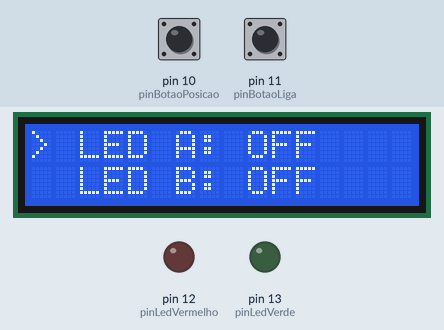
Recording of a sketch running on a simulated Arduino Uno, built with avr-gcc and run on an emulated ATmega328P. Shown: 16×2 character LCD, output pins drawn as LEDs (lit = HIGH). Dashed ring = blinking. The test bench sets the inputs (shaded band); at power-on: pin 11 (pinBotaoLiga) LOW, pin 10 (pinBotaoPosicao) LOW.

Above: at 1.2 s.
1.3 s: pin 11 (pinBotaoLiga) pulled HIGH for 0.15 s
At 2.3 s:
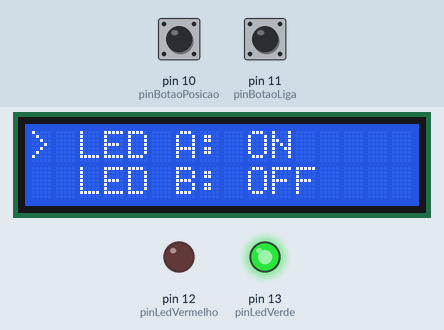
2.9 s: pin 10 (pinBotaoPosicao) pulled HIGH for 0.15 s
At 3.5 s:
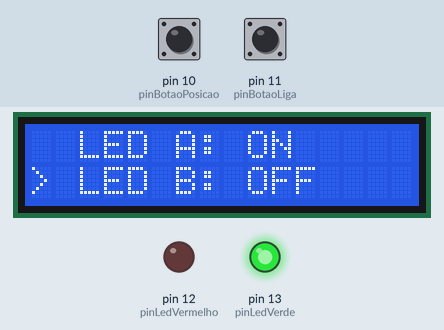
4.5 s: pin 10 (pinBotaoPosicao) pulled HIGH for 1 s
At 5.9 s:
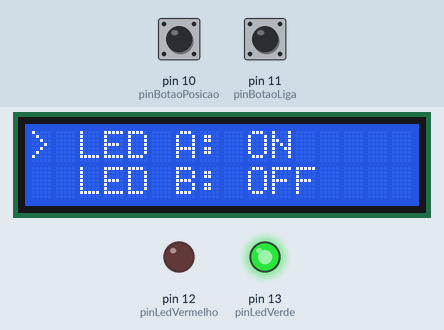
7.0 s: pin 10 (pinBotaoPosicao) pulled HIGH for 3.2 s
At 7.8 s:
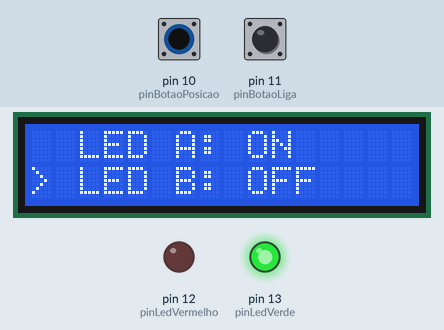
11.7 s: pin 11 (pinBotaoLiga) pulsed HIGH 5 times (0.12 s each, 0.3 s apart)
At 12.15 s:
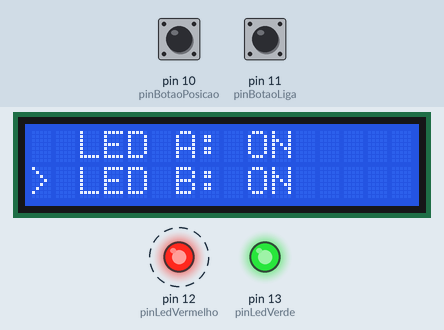
Timing chart, 0 to 14.7 s (numbered marks = the images above; inputs shaded):
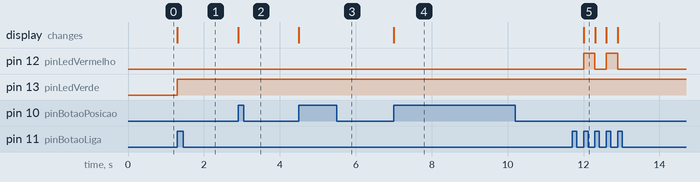

Measured:
- after the input at 1.3 s, pin 13 (pinLedVerde): LOW → HIGH at once; the display: changes at once (image 1)
- after the input at 2.9 s, the display: changes at once (image 2)
- after the input at 4.5 s, the display: changes at once (image 3)
- after the input at 7.0 s, the display: changes at once (image 4)
- after the input at 11.7 s, pin 12 (pinLedVermelho): alternates HIGH for 0.30 s and LOW for 0.30 s, 4 changes in all, then stays LOW, starting after 0.30 s; the display: changes after 0.30 s (image 5)

The sketch:

aula_36_altern_ncia1.ino
```cpp
#include <LiquidCrystal_I2C.h>

LiquidCrystal_I2C lcd(0x27, 16, 2);

#define pinLedVerde 13
#define pinLedVermelho 12

#define pinBotaoLiga 11
#define pinBotaoPosicao 10

int led = 13;

void setup() {
  // Configura os pinos como entrada ou saída
  pinMode(pinBotaoLiga, INPUT);
  pinMode(pinBotaoPosicao, INPUT);

  pinMode(pinLedVerde, OUTPUT);
  pinMode(pinLedVermelho, OUTPUT);

  // Inicializa o LCD
  lcd.init();
  lcd.backlight();
  Serial.begin(9600);

  // Letreiro
  lcd.print("> LED A: OFF");
  lcd.setCursor(0, 1);
  lcd.print("  LED B: OFF");
}

void loop() {
  //Variáveis
  bool estadoBotaoLiga = digitalRead(pinBotaoLiga);
  bool estadoBotaoPosicao = digitalRead(pinBotaoPosicao);

  static bool estadoAnteriorBotaoLiga = 0;
  static bool estadoLed = 0;

  static bool estadoAnteriorBotaoPosicao = 0;
  static bool posicao = 0;

  // Botão Liga/Desliga
  if (estadoBotaoLiga && !estadoAnteriorBotaoLiga) {
    estadoLed = !estadoLed;
    digitalWrite(led, estadoLed);

  // Atualiza LED
    lcd.setCursor(9, posicao);
    estadoLed ? lcd.print("ON ") : lcd.print("OFF");
  }

  // Botão Posição
  if (estadoBotaoPosicao && !estadoAnteriorBotaoPosicao) {
    if (posicao) {
      lcd.setCursor(0, 1);
      lcd.print(" ");
      lcd.setCursor(0, 0);
      lcd.print(">");
    } else {
      lcd.setCursor(0, 0);
      lcd.print(" ");
      lcd.setCursor(0, 1);
      lcd.print(">");
    }
    posicao = !posicao;
    led = posicao ? 12 : 13;
  }

  // Reseta estado anterior
  estadoAnteriorBotaoLiga = estadoBotaoLiga;
  estadoAnteriorBotaoPosicao = estadoBotaoPosicao;
}
```
